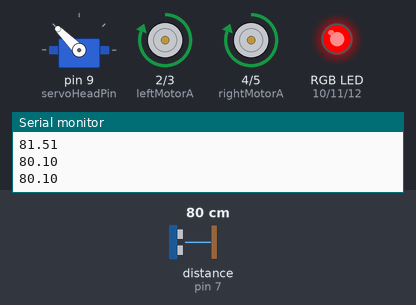
Bench run of a sketch on a simulated Arduino Mega 2560, built with avr-gcc and run on an emulated ATmega2560. Shown: servo, motor-driver pin pairs drawn as motors (green arrow = first pin HIGH = forward, orange = second pin HIGH = backward, longer = more drive), an RGB LED mixed from three pins (HIGH = lit), the last lines printed to the serial monitor. Wiring (inferred from the names in the program): ultrasonic range finder: trigger pin 8; echo pin 7. The inputs (shaded band) are chosen by the test bench; at power-on: distance to the obstacle (sensor on pin 7) 80 cm. The echo pulse lasts 58.3 µs per cm; pins used as bus, display or sensor lines are not drawn.

Above: at 1.3 s.
1.4 s: distance to the obstacle (sensor on pin 7) set to 2 cm
At 2.3 s:
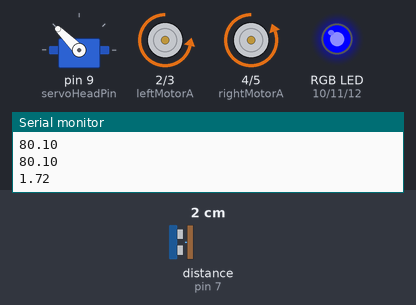
4.4 s: distance to the obstacle (sensor on pin 7) set to 23 cm
7.4 s: distance to the obstacle (sensor on pin 7) set to 26 cm
At 9.8 s:
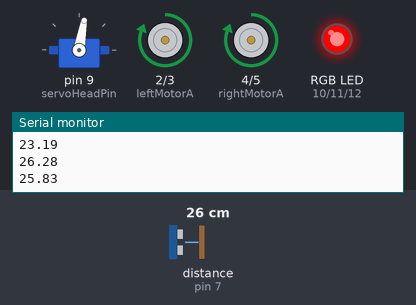
10.4 s: distance to the obstacle (sensor on pin 7) set to 4 cm
At 12.3 s:
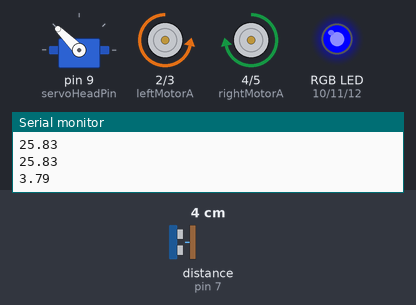
13.4 s: distance to the obstacle (sensor on pin 7) set to 35 cm
At 18.8 s:
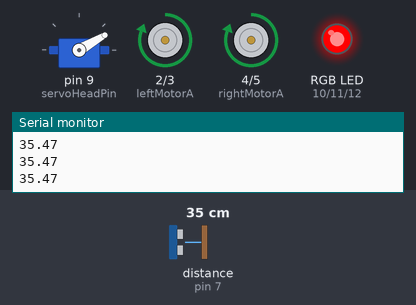
Timing chart, 0 to 19.5 s (numbered marks = the images above; inputs shaded):
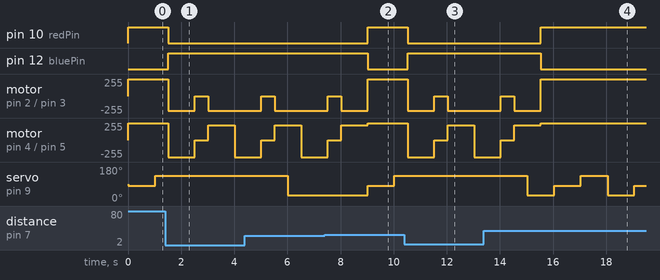

The sketch:

Jaim-e_V2.ino
```cpp
#include <Arduino.h>
#include <Servo.h>
#include <LiquidCrystal.h>

//L293D Connections
const int leftMotorA = 2;
const int leftMotorB = 3;
const int rightMotorA = 4;
const int rightMotorB = 5;
//HC-SR04 Connections & var
const int hcEcho = 7;
const int hcTrig = 8;
int duration = 0;
float distance = 0;
//TowerPro MicroServo
Servo servoHead;
const int servoHeadPin = 9;
int servoAngle = 0;
//RGB LED Connections
const int redPin = 10;
const int greenPin = 11;
const int bluePin = 12;
//LCD Screen connections

void setup() {
  // L293D
  pinMode(leftMotorA, OUTPUT);
  pinMode(leftMotorB, OUTPUT);
  pinMode(rightMotorA, OUTPUT);
  pinMode(rightMotorB, OUTPUT);
  //HCSR04
  pinMode(hcEcho, INPUT);
  pinMode(hcTrig, OUTPUT);
  //RGB LED
  pinMode(redPin, OUTPUT);
  pinMode(greenPin, OUTPUT);
  pinMode(bluePin, OUTPUT);
  //MiniServoHead
  servoHead.attach(servoHeadPin);
  Serial.begin(9600);
}

void loop() {
   //Sensor->Send pulse
   digitalWrite(hcTrig , HIGH);
   delayMicroseconds(50);
   digitalWrite(hcTrig , LOW);
   //Sensor->measure distance
   duration = pulseIn(hcEcho , HIGH);
   distance = (duration/2) / 28.5 ;
   Serial.println(distance);

    if ( distance < 25 && distance > 0)
  {
    goBackTurn();
  }
  else if ( distance > 25 || distance < 0)
  {
    goForward();
  }
  //Look north
   servoHead.write(80);
   delay(500);

   digitalWrite(hcTrig , HIGH);
   delayMicroseconds(50);
   digitalWrite(hcTrig , LOW);
   duration = pulseIn(hcEcho , HIGH);
   //distance = (duration/2) / 29.7 ;
   distance = duration / 58.0;
   Serial.println(distance);

   if ( distance < 25 && distance > 0)
  {
    goBackTurn();
  }
  else if ( distance > 25 || distance < 0)
  {
    goForward();
  }

  delay(500);

   digitalWrite(hcTrig , HIGH);
   delayMicroseconds(50);
   digitalWrite(hcTrig , LOW);
   duration = pulseIn(hcEcho , HIGH);
   //distance = (duration/2) / 29.7 ;
   distance = duration / 58.0;
   Serial.println(distance);

    if ( distance < 25 && distance > 0)
  {
    goBackTurn();
  }
  else if ( distance > 25 || distance < 0)
  {
    goForward();
  }
  //look east
   servoHead.write(135);
   delay(500);

   digitalWrite(hcTrig , HIGH);
   delayMicroseconds(50);
   digitalWrite(hcTrig , LOW);
   duration = pulseIn(hcEcho , HIGH);
   distance = (duration/2) / 28.5 ;
   Serial.println(distance);

   if ( distance < 25 && distance > 0)
  {
    goBackTurn();
  }
  else if ( distance > 25 || distance < 0)
  {
    goForward();
  }

  delay(500);

  digitalWrite(hcTrig , HIGH);
   delayMicroseconds(50);
   digitalWrite(hcTrig , LOW);
   duration = pulseIn(hcEcho , HIGH);
   distance = (duration/2) / 28.5;
   Serial.println(distance);

    if ( distance < 25 && distance > 0)
  {
    goBackTurn();
  }
  else if ( distance > 25 || distance < 0)
  {
    goForward();
  }
  //look west
   servoHead.write(30);
   delay(500);

   digitalWrite(hcTrig , HIGH);
   delayMicroseconds(50);
   digitalWrite(hcTrig , LOW);
   duration = pulseIn(hcEcho , HIGH);
   distance = (duration/2) / 28.5 ;
   Serial.println(distance);

   if ( distance < 25 && distance > 0)
  {
    goBackTurn();
  }
  else if ( distance > 25 || distance < 0)
  {
    goForward();
  }

  delay(500);
}

//antena code
void rgbColor(int redColor, int greenColor, int blueColor) {
  analogWrite(redPin, redColor);
  analogWrite(greenPin, greenColor);
  analogWrite(bluePin, blueColor);
}

void goBackTurn() {
  //Go back
    digitalWrite(leftMotorA , 0);
    analogWrite(leftMotorB , 220);
    analogWrite(rightMotorA , 0);
    digitalWrite(rightMotorB , 220);
    rgbColor(0, 0, 255);
    delay(1000);
    //Stop
    digitalWrite(leftMotorA , 0);
    analogWrite(leftMotorB , 0);
    analogWrite(rightMotorA , 0);
    digitalWrite(rightMotorB , 0);
    delay(500);
    //Turn Around
    digitalWrite(leftMotorA , 0);
    analogWrite(leftMotorB , 220);
    analogWrite(rightMotorA , 220);
    digitalWrite(rightMotorB , 0);
    rgbColor(0, 0, 255);
    delay(500);
}

void goForward() {
    analogWrite(leftMotorA , 255);
    digitalWrite(leftMotorB , 0);
    analogWrite(rightMotorA , 255);
    digitalWrite(rightMotorB , 0);
    rgbColor(255, 0, 0);
}
```

Measured:
- the behaviour switches between 24 and 25 cm on distance to the obstacle (sensor on pin 7) (found by bisection; images 1 and 2)
- after the input at 1.4 s, pin 10 (redPin): HIGH → LOW after 0.12 s; pin 12 (bluePin): LOW → HIGH after 0.12 s
- after the input at 7.4 s, pin 10 (redPin): LOW → HIGH after 1.6 s; pin 12 (bluePin): HIGH → LOW after 1.6 s; servo on pin 9 (servoHeadPin): 30° → 80° after 1.6 s, → 135° 1.0 s later
- after the input at 10.4 s, pin 10 (redPin): HIGH → LOW after 0.13 s; pin 12 (bluePin): LOW → HIGH after 0.13 s
- after the input at 13.4 s, pin 10 (redPin): LOW → HIGH after 2.1 s; pin 12 (bluePin): HIGH → LOW after 2.1 s
